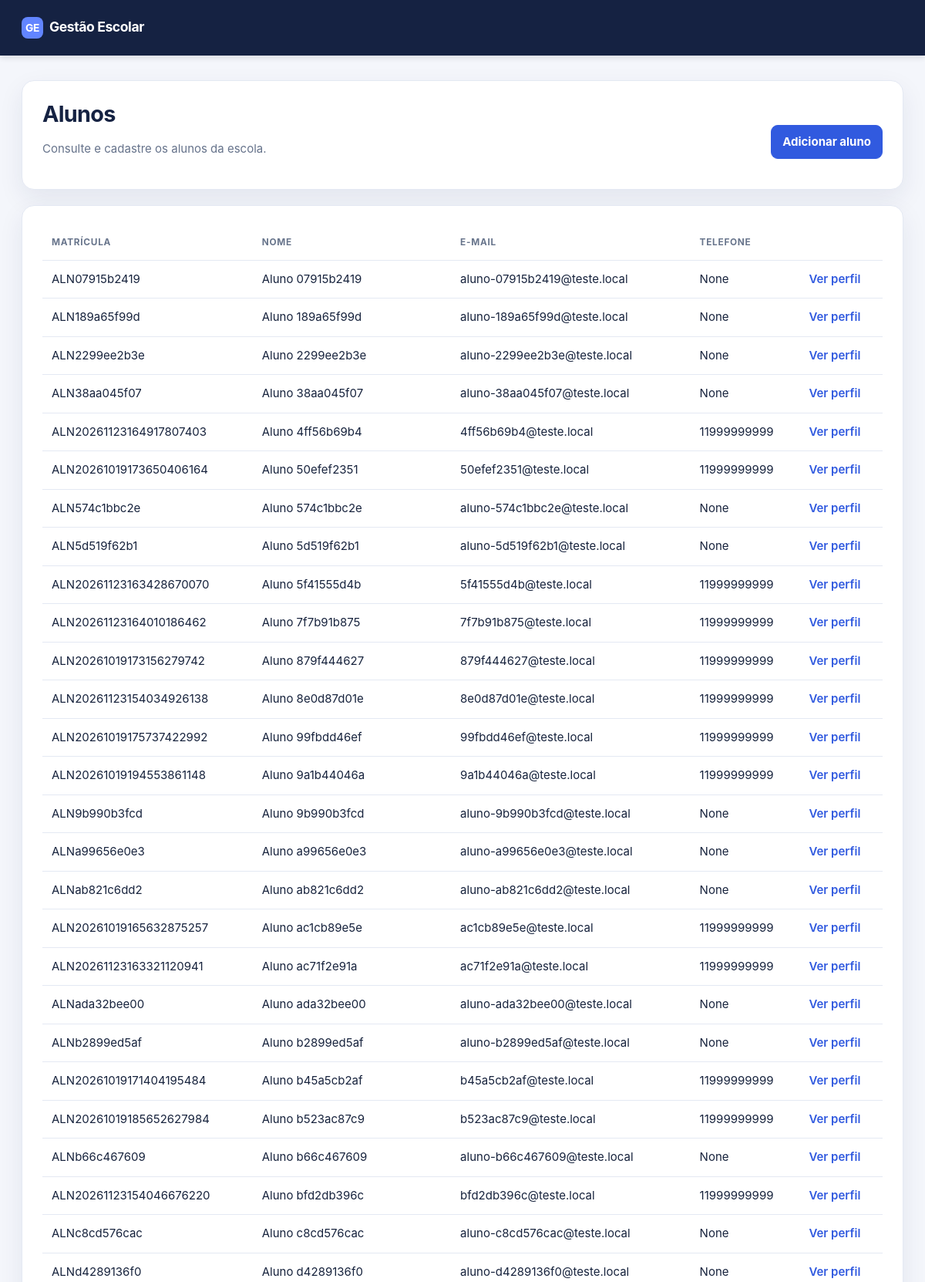
The app's page /alunos (upper part) with its own data.
### tables this page shows
CREATE TABLE alunos (
        id INTEGER PRIMARY KEY AUTOINCREMENT,
        nome TEXT NOT NULL,
        email TEXT NOT NULL UNIQUE,
        cpf TEXT NOT NULL UNIQUE,
        senha TEXT NOT NULL,
        matricula TEXT NOT NULL UNIQUE,
        data_nascimento DATE,
        telefone TEXT,
        endereco TEXT,
        cidade TEXT,
        estado TEXT,
        ativo INTEGER DEFAULT 1,
        data_criacao TIMESTAMP DEFAULT CURRENT_TIMESTAMP
    );

### legacy/app_backup.py (the view)
@app.route('/alunos')
@login_requerido('funcionario')
def listar_alunos():
    alunos = executar_query('SELECT * FROM alunos WHERE ativo = 1 ORDER BY nome')
    return render_template('alunos/listar.html', alunos=[dict(a) for a in alunos] if alunos else [])

### legacy/app_backup.py (called while the page is built)
def get_db():
    conexao = sqlite3.connect('escola.db')
    conexao.row_factory = sqlite3.Row
    return conexao

def executar_query(query, params=(), fetch_one=False):
    try:
        conexao = get_db()
        cursor = conexao.cursor()
        cursor.execute(query, params)
        if fetch_one:
            resultado = cursor.fetchone()
        else:
            resultado = cursor.fetchall()
        conexao.close()
        return resultado
    except Exception as e:
        print(f"Erro na query: {e}")
        return None

### templates/alunos/listar.html (shortened to what this page needs)
{% extends "base.html" %}
{% block content %}
<section class="card">
  <div style="display:flex; justify-content:space-between; gap:16px; align-items:center; flex-wrap:wrap">
    <div><h1>Alunos</h1><p class="muted">Consulte e cadastre os alunos da escola.</p></div>
    <a class="botao" href="/aluno/novo">Adicionar aluno</a>
  </div>
</section>
<section class="card">
  {% if alunos %}
  <table>
    <thead><tr><th>Matrícula</th><th>Nome</th><th>E-mail</th><th>Telefone</th><th></th></tr></thead>
    <tbody>
      {% for aluno in alunos %}
      <tr><td>{{ aluno.matricula }}</td><td>{{ aluno.nome }}</td><td>{{ aluno.email }}</td><td>{{ aluno.telefone|default('-') }}</td><td><a href="/aluno/{{ aluno.id }}">Ver perfil</a></td></tr>
      {% endfor %}
    </tbody>
  </table>
  {% else %}
  <p class="muted">Nenhum aluno cadastrado ainda.</p>
  {% endif %}
</section>
{% endblock %}

### templates/base.html (style rules this page uses)
:root { --primary:#315adf; --primary-dark:#213e9e; --ink:#17233d; --muted:#66738b; --surface:#fff; --canvas:#f4f6fb; --line:#e4e9f3; --success:#087c57; --danger:#c53131; --warning:#ac7200; --shadow:0 12px 32px rgba(28,44,90,.08); }
* { box-sizing:border-box }
body { margin:0;background:var(--canvas);color:var(--ink);font-family:Inter,ui-sans-serif,system-ui,-apple-system,"Segoe UI",Arial,sans-serif;font-size:15px;line-height:1.5 }
a { color:var(--primary);font-weight:600;text-decoration:none }
.card { padding:26px;background:var(--surface);border:1px solid var(--line);border-radius:16px;box-shadow:var(--shadow) }
.card+.card { margin-top:20px }
h1,h2,h3 { color:#152242;line-height:1.2;letter-spacing:-.025em }
h1 { margin:0 0 8px;font-size:1.8rem }
p { line-height:1.55 }
.muted { color:var(--muted) }
button,.botao { display:inline-flex;align-items:center;justify-content:center;gap:7px;margin-top:18px;padding:10px 14px;color:#fff;background:var(--primary);border:1px solid var(--primary);border-radius:9px;cursor:pointer;font:inherit;font-weight:750;text-decoration:none;transition:.15s }
table { width:100%;border-collapse:collapse }
th,td { padding:13px 12px;text-align:left;border-bottom:1px solid var(--line) }
th { color:#68758c;font-size:.74rem;text-transform:uppercase;letter-spacing:.06em }

### records on screen
alunos: matricula "ALN07915b2419", nome "Aluno 07915b2419", email "aluno-07915b2419@teste.local", telefone "None"
alunos: matricula "ALN189a65f99d", nome "Aluno 189a65f99d", email "aluno-189a65f99d@teste.local", telefone "None"
alunos: matricula "ALN2299ee2b3e", nome "Aluno 2299ee2b3e", email "aluno-2299ee2b3e@teste.local", telefone "None"
alunos: matricula "ALN38aa045f07", nome "Aluno 38aa045f07", email "aluno-38aa045f07@teste.local", telefone "None"
alunos: matricula "ALN20261123164917807403", nome "Aluno 4ff56b69b4", email "4ff56b69b4@teste.local", telefone "11999999999"
alunos: matricula "ALN20261019173650406164", nome "Aluno 50efef2351", email "50efef2351@teste.local", telefone "11999999999"
alunos: matricula "ALN574c1bbc2e", nome "Aluno 574c1bbc2e", email "aluno-574c1bbc2e@teste.local", telefone "None"
alunos: matricula "ALN5d519f62b1", nome "Aluno 5d519f62b1", email "aluno-5d519f62b1@teste.local", telefone "None"
alunos: matricula "ALN20261123163428670070", nome "Aluno 5f41555d4b", email "5f41555d4b@teste.local", telefone "11999999999"
alunos: matricula "ALN20261123164010186462", nome "Aluno 7f7b91b875", email "7f7b91b875@teste.local", telefone "11999999999"
alunos: matricula "ALN20261019173156279742", nome "Aluno 879f444627", email "879f444627@teste.local", telefone "11999999999"
alunos: matricula "ALN20261123154034926138", nome "Aluno 8e0d87d01e", email "8e0d87d01e@teste.local", telefone "11999999999"
alunos: matricula "ALN20261019175737422992", nome "Aluno 99fbdd46ef", email "99fbdd46ef@teste.local", telefone "11999999999"
alunos: matricula "ALN20261019194553861148", nome "Aluno 9a1b44046a", email "9a1b44046a@teste.local", telefone "11999999999"
alunos: matricula "ALN9b990b3fcd", nome "Aluno 9b990b3fcd", email "aluno-9b990b3fcd@teste.local", telefone "None"
alunos: matricula "ALNa99656e0e3", nome "Aluno a99656e0e3", email "aluno-a99656e0e3@teste.local", telefone "None"
alunos: matricula "ALNab821c6dd2", nome "Aluno ab821c6dd2", email "aluno-ab821c6dd2@teste.local", telefone "None"
alunos: matricula "ALN20261019165632875257", nome "Aluno ac1cb89e5e", email "ac1cb89e5e@teste.local", telefone "11999999999"
alunos: matricula "ALN20261123163321120941", nome "Aluno ac71f2e91a", email "ac71f2e91a@teste.local", telefone "11999999999"
alunos: matricula "ALNada32bee00", nome "Aluno ada32bee00", email "aluno-ada32bee00@teste.local", telefone "None"
alunos: matricula "ALNb2899ed5af", nome "Aluno b2899ed5af", email "aluno-b2899ed5af@teste.local", telefone "None"
alunos: matricula "ALN20261019171404195484", nome "Aluno b45a5cb2af", email "b45a5cb2af@teste.local", telefone "11999999999"
alunos: matricula "ALN20261019185652627984", nome "Aluno b523ac87c9", email "b523ac87c9@teste.local", telefone "11999999999"
alunos: matricula "ALNb66c467609", nome "Aluno b66c467609", email "aluno-b66c467609@teste.local", telefone "None"
alunos: matricula "ALN20261123154046676220", nome "Aluno bfd2db396c", email "bfd2db396c@teste.local", telefone "11999999999"
alunos: matricula "ALNc8cd576cac", nome "Aluno c8cd576cac", email "aluno-c8cd576cac@teste.local", telefone "None"
alunos: matricula "ALNd4289136f0", nome "Aluno d4289136f0", email "aluno-d4289136f0@teste.local", telefone "None"
